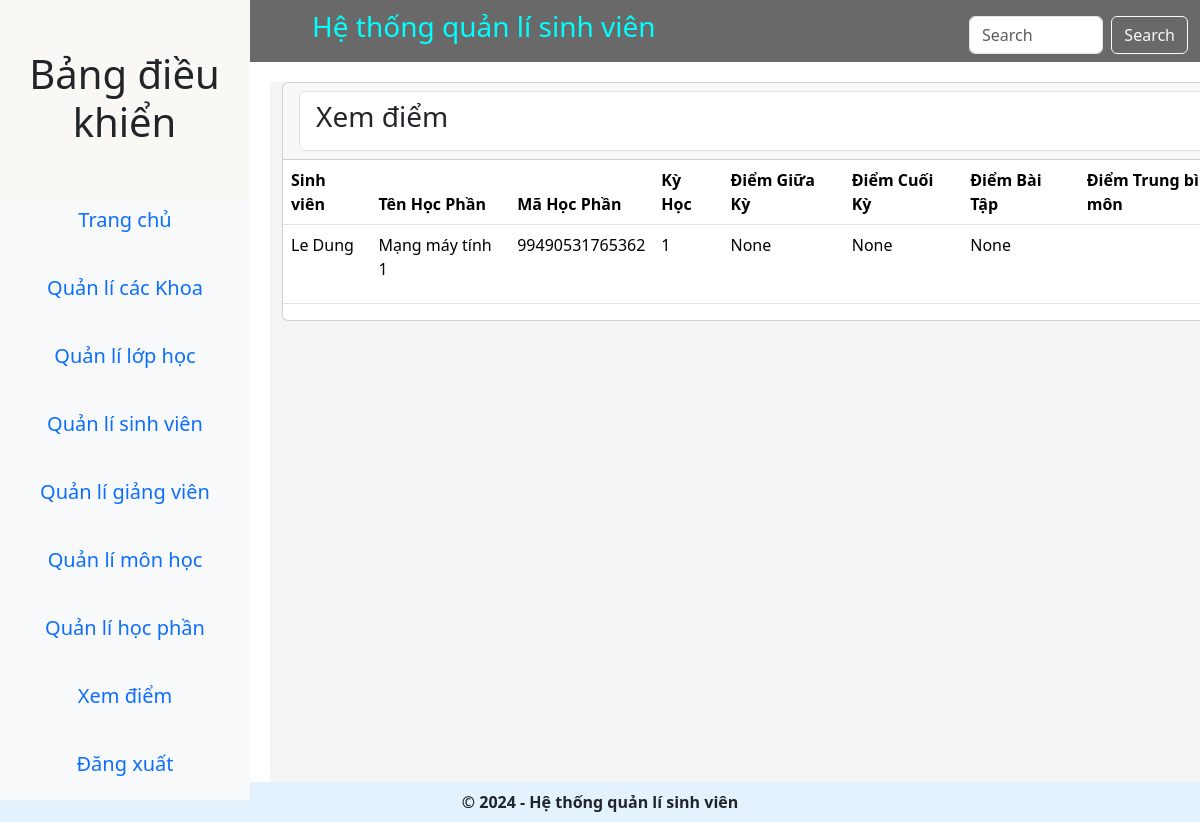
/view_register/ (signed in), run on the app's committed database.
### main_app/models.py (models this page shows, shortened)
class Register(models.Model):
    SEMESTER_CHOICES = [
        ('1', 'Học kỳ 1'),
        ('2', 'Học kỳ 2'),
        ('3', 'Học kỳ 3'),
    ]
    student = models.ForeignKey(Student, on_delete=models.CASCADE, null=True, blank=True)
    study_section = models.ManyToManyField(Study_Section, blank=True)
    enrollment_date = models.DateField(auto_now_add=True)
    semester = models.TextField(default=1, choices= SEMESTER_CHOICES, max_length=1)
    midterm_score = models.DecimalField(max_digits=5, decimal_places=2, null=True, blank=True)
    final_score = models.DecimalField(max_digits=5, decimal_places=2, null=True, blank=True)
    homework_score = models.DecimalField(max_digits=5, decimal_places=2, null=True, blank=True)
    @property
    def Average(self):
        if self.homework_score==None or self.midterm_score==None or self.final_score==None:
            return None
        else:
            return self.homework_score * Decimal(0.1) + self.midterm_score * Decimal(0.4) + self.final_score * Decimal(0.5)

class Student(models.Model):
    profile = models.OneToOneField(CustomUser, on_delete=models.CASCADE)
    birth_day = models.DateField(default=datetime.date(2005, 12, 23))  # Ngày sinh mặc định
    code = models.CharField(max_length=20, default="STU001")
    classroom = models.ForeignKey(ClassRoom, on_delete=models.CASCADE, default=1)  # ID mặc định cho ClassRoom

class CustomUser(AbstractUser):
    USER_TYPE = ((1, "HOD"),(2, "Staff") ,(3, "Student"))
    GENDER = [("M", "Male"), ("F", "Female")]
    username = None
    user_type = models.CharField(default=1, choices=USER_TYPE, max_length=1)
    password = models.CharField(max_length=128)
    email = models.EmailField(unique=True, default=None)
    gender = models.CharField(max_length=1, choices=GENDER)
    profile_pic = models.ImageField(null=True, blank=True)
    address = models.TextField()
    created_at = models.DateTimeField(auto_now_add=True)
    updated_at = models.DateTimeField(auto_now=True)
    USERNAME_FIELD = "email"
    REQUIRED_FIELDS = []
    objects = CustomUserManager()

class Study_Section(models.Model):
    code = models.CharField(max_length=10, default="SEC001")
    name = models.CharField(max_length=50, default="Default Study Section")
    year = models.IntegerField(default=1)  # Năm học mặc định
    is_open = models.BooleanField(default=True, null= True, blank= True) # Trạng thái đăng ký
    subject = models.ForeignKey(Subject, on_delete=models.CASCADE, default=1)  # ID mặc định cho Subject

### main_app/views.py (the view)
# urls.py: path('view_register/', views.view_register, name='view_register'),
def view_register(request):
    if not request.user.is_authenticated:
        messages.error(request, 'Bạn không có quyền truy cập!!!!!')
        return redirect('home')
    if request.user.user_type == '1':
        registers = Register.objects.all()
    if request.user.user_type == '2':
        registers = Register.objects.all()
    if request.user.user_type == '3':
        registers = Register.objects.filter(student__profile__email=request.user.email)
    context = {"registers": registers, "page_title": "Xem điểm"}
    return render(request, 'hod_templates/view_register.html', context)

### main_app/templates/hod_templates/view_register.html (shortened to what this page needs)
{% extends 'main_app/foot.html' %}
{% load static %}
{% block content %}
    <div class="container-fluid">
        <div class="row">
            <div class="col-md-12">
                <div class="card card-dark">
                    <div class="card-header">
                        <ul class="list-group">
                            <li class="list-group-item d-flex justify-content-between align-items-center">
                                <h3 class="card-title">{{ page_title }}</h3>
                            </li>
                        </ul>
                    </div>
                    <table class="table">
                        <thead>
                            <tr>
                                <th>Sinh viên</th>
                                <th>Tên Học Phần</th>
                                <th>Mã Học Phần</th>
                                <th>Kỳ Học</th>
                                <th>Điểm Giữa Kỳ</th>
                                <th>Điểm Cuối Kỳ</th>
                                <th>Điểm Bài Tập</th>
                                <th>Điểm Trung bình môn</th>
                            </tr>
                        </thead>
                        <tbody>
                            {% for register in registers %}
                                    <tr>
                                        <td>{{ register.student.profile.first_name }} {{ register.student.profile.last_name }}</td>
                                        {% for section in register.study_section.all %}
                                            <td>{{ section.name }}</td>
                                            <td>{{ section.code  }}</td>
                                        {% endfor %}
                                        <td>{{ register.semester }}</td>
                                        <td>{{ register.midterm_score }}</td>
                                        <td>{{ register.final_score }}</td>
                                        <td>{{ register.homework_score }}</td>
                                        <td>{{ register.Average|floatformat:2}}</td>
                                    </tr>
                            {% empty %}
                                <tr>
                                    <td colspan="4">Không có học phần nào đã đăng ký.</td>
                                </tr>
                            {% endfor %}
                        </tbody>
                      </table>
                </div>
            </div>
        </div>
    </div>
{% endblock content %}

### data on the page
Register: student.profile.first_name "Le", student.profile.last_name "Dung", semester "1", midterm_score "None", final_score "None", homework_score "None"
Study_Section: name "Mạng máy tính 1", code "99490531765362"

### other printed values
{{ page_title }} "Xem điểm"
